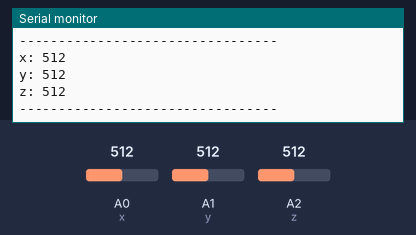
Simulated run of this sketch. Board: Arduino Uno, built with avr-gcc and run on an emulated ATmega328P. Parts: the last lines printed to the serial monitor. Inputs (shaded band) come from the test bench; at power-on: A0 (x) = 512, A1 (y) = 512, A2 (z) = 512.

Above: at 5.8 s.
5.9 s: A0 (x) set to 716
11.9 s: A1 (y) set to 716
At 16.4 s:
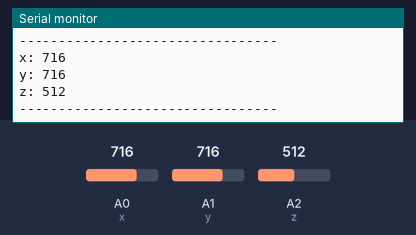
17.9 s: A2 (z) set to 716
At 21.5 s:
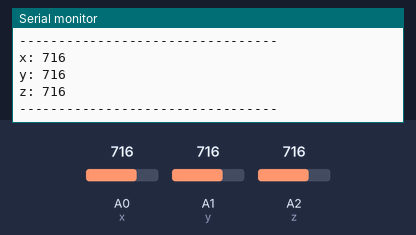
23.9 s: A0 (x) set to 900
29.9 s: A1 (y) set to 900
At 30.4 s:
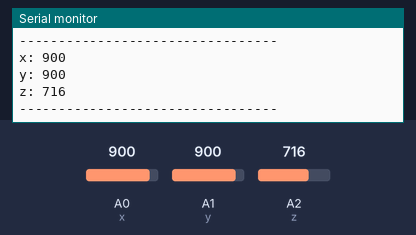
35.9 s: A2 (z) set to 900
At 40.5 s:
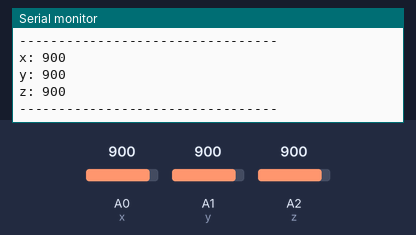
Timing chart, 0 to 42.0 s (numbered marks = the images above; inputs shaded):
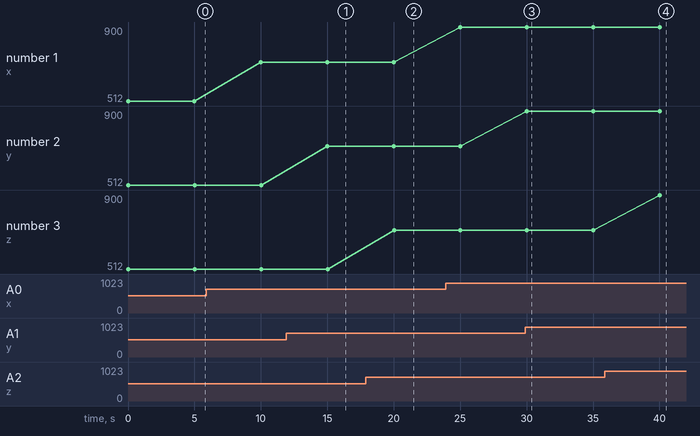

The sketch:

hand_code.ino
```cpp
#define x A0
#define y A1
#define z A2

int x_val;
int y_val;
int z_val;
void setup() {
  // put your setup code here, to run once:
  pinMode(x,INPUT);
  pinMode(y,INPUT);
  pinMode(z,INPUT);
  Serial.begin(9600);
}

void loop() {
  // put your main code here, to run repeatedly:
  x_val=analogRead(x);
  y_val=analogRead(y);
  z_val=analogRead(z);
  Serial.print("x: ");
  Serial.println(x_val);
  Serial.print("y: ");
  Serial.println(y_val);
  Serial.print("z: ");
  Serial.println(z_val);
  Serial.println();
  Serial.println("---------------------------------");
  Serial.println();
  delay(5000);

}
```

Measured:
- after the input at 11.9 s, the serial monitor: prints a new line after 3.1 s (image 1)
- after the input at 17.9 s, the serial monitor: prints a new line after 2.1 s (image 2)
- after the input at 29.9 s, the serial monitor: prints a new line after 0.12 s (image 3)
- after the input at 35.9 s, the serial monitor: prints a new line after 4.1 s (image 4)
- plotted number 1: 512 → 716 after the input at 5.9 s, 716 → 900 after the input at 23.9 s
